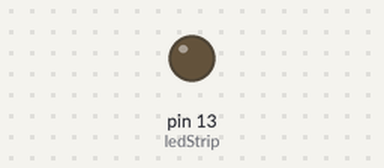
Bench run of a sketch on a simulated Arduino Uno, built with avr-gcc and run on an emulated ATmega328P. On the bench: output pins drawn as LEDs (lit = HIGH). Random numbers use the default seed unless the sketch sets one.

Above: at 1.3 s.
At 39.13 s:
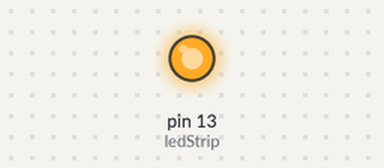
Timing chart, 0 to 40.0 s (numbered marks = the images above):
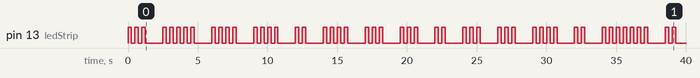

Measured:
- by itself, pin 13 (ledStrip): LOW → HIGH at 0.00 s, → LOW 0.25 s later, → HIGH 0.25 s later, → LOW 0.25 s later, … (102 changes in this stretch)

The sketch:

random_blinks.ino
```cpp
/**
 * Pattern Blinking LED
 * Will produce a random blink pattern. min:1;max:10;
 * @author me@nishantarora.in whizzzkid
 */
const int ledStrip = 13;
int i,c = 0;
int maxPower = 255;

void setup(){
  // initialize the LED as an output:
  pinMode(ledStrip, OUTPUT);
}

void loop(){
  for(i = 0; i<random(1,10);i++){
      analogWrite(ledStrip, maxPower);
      delay(250);
      analogWrite(ledStrip, 0);
      delay(250);
  }
  delay(1000);
}
```
